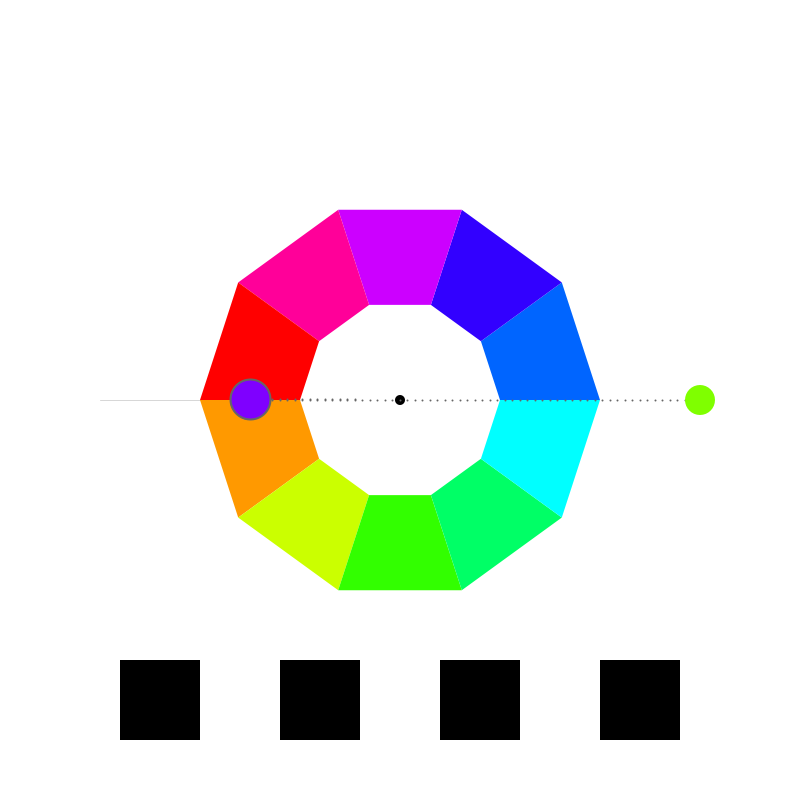
Frame 1 (no input)
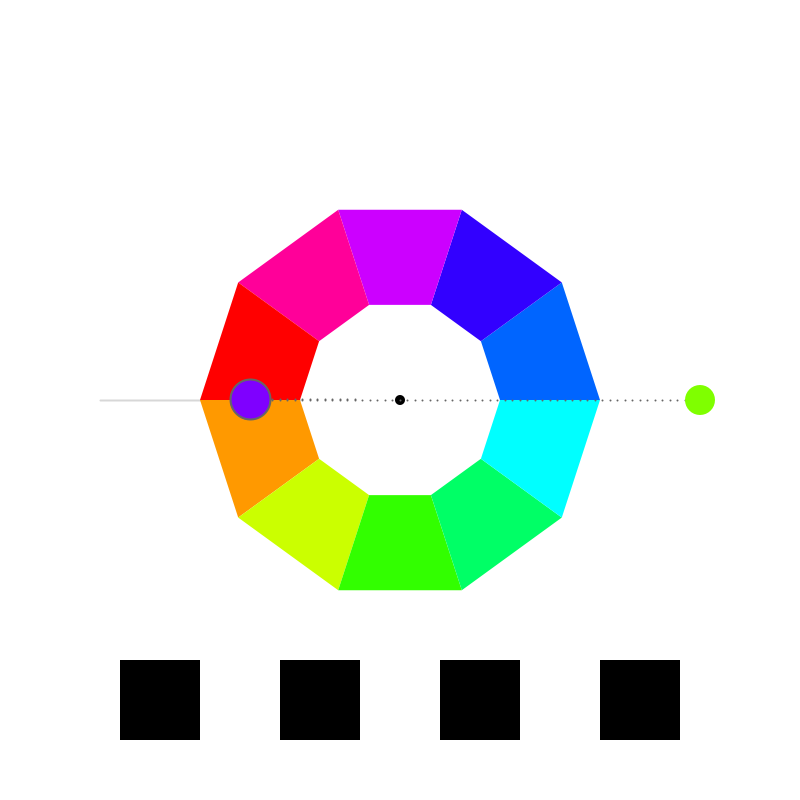
Frame 60 (the mouse pressed at the canvas centre just before this capture)
Frame 120 (the mouse held since frame 60 and released just before this capture): identical to frame 60, image omitted

The Processing sketch that drew these frames (run headless with seeded random() and noise(); from frame 60 on, the mouse is pressed at the canvas centre):

// Processing sketch: processing_153098
// ── processing_153098.pde

    

    /*
     * Creative Coding
     * Week 4, 01 - an interactive colour wheel picker
     * by Indae Hwang and Jon McCormack
     * Copyright (c) 2014 Monash University
     *
     * This program draws an interactive colour selection wheel
     * Drag the colour circle around the hue wheel to change hue, change the distance
     * from the wheel to control brightness.
     *
     * Another colour circle is displayed showing the colour 180 degrees from the current colour
     *
     */
     
    // colourHandle: the user interface element to changing colours over the wheel
    // It has a postion and a size
    //
    float colorHandleX;
    float colorHandleY;
    float handleSize = 30;
     
    // boolean isLocked
    // the state of handle: when the color handle is pressed,
    // color hand is locked–released as the left mouse button is released
    //
    boolean isLocked = false;
     
    // Wheel radius: inner and outer
    //
    float innerR = 100; // inner
    float outerR = 200; // outer
    float outerR2 = outerR * 1.5; // limit of the handle's "pull" range
     
    // current and complementry colour
    float hueValue = 90;
    float brightValue = 100;
    float complementryHue = 0;
     
    //MYCODE
    // colors for the squares
    int n=0;
    float bigSqHue[] = {0,0,0,0,0};
    float smallSqHue[] = {0,0,0,0,0};
    float bigSqBright[] = {0,0,0,0,0};
    float smallSqBright[] = {0,0,0,0,0};
    //END
     
    void setup() {
     
      size(800, 800);
      colorMode(HSB, 360, 100, 100); // use HSB colour mode, H=0->360, S=0->100, B=0->100
      rectMode(CENTER);
      colorHandleX = width/2+300;
      colorHandleY = height/2;
    }
     
     
    void draw() {
      //Since were using HSB colour mode this clears the display window to white
      //         H  S  B
      background(0, 0, 100);
     
      // draw reference line at the 0/360 hue boundary
      stroke(0, 40);
      line(width/2 - innerR, height/2, width/2 - outerR2, height/2);
     
      //draw itten's color wheel - we'll use a QUAD_STRIP for this
      noStroke();
      beginShape(QUAD_STRIP);
      for (int i=0; i<=10; i++) {
        float angle = radians(36*i-90); // 10 x 36 degree steps
        fill(36*i, 100, 100);
     
        //outside(top)
        vertex(width/2 + outerR*sin(angle), height/2 + outerR*cos(angle) );
        //inside(down)
        vertex(width/2 + innerR*sin(angle), height/2 + innerR*cos(angle) );
      }
      endShape(CLOSE);
     
     
      // colour handle Position Update
      colorHandleUpdate();
     
      //draw dotted line from center to colorhandle
      dotLine(width/2, height/2, colorHandleX, colorHandleY, 40);
     
      //draw color handle
      noStroke();
      fill(0);
      ellipse(width/2, height/2, 10, 10);
      //   H         S    B
      fill(hueValue, 100, brightValue);
      ellipse(colorHandleX, colorHandleY, handleSize, handleSize );
     
      //complementry color for colorHandle (comHand)
      float angleComHand = map( atan2(colorHandleX-width/2, colorHandleY-height/2), -PI, PI, TWO_PI, 0) + HALF_PI;
      float radiusComeHand = 150;
      float comHandX = width/2  + radiusComeHand * cos(angleComHand);
      float comHandY = height/2 + radiusComeHand * sin(angleComHand);
     
      //dotline from center to comHand
      dotLine(width/2, height/2, comHandX, comHandY, 20);
     
      complementryHue = calculateCompHue(hueValue);
     
      //println("hueValue: "+hueValue + " + "+"comhue: "+complementryHue);
     
      fill( complementryHue, 100, brightValue );
      ellipse(comHandX, comHandY, 40, 40);
     
     
      //MYCODE
      //These squares will store the colors
      noStroke();
      for (int count=1; count<5; count++){
        fill(bigSqHue[count-1],100,bigSqBright[count-1]);
        rect(count*width/5, height-100,80,80);
        fill(smallSqHue[count-1], 100, smallSqBright[count-1]);
        rect(count*width/5, height-100,40,40);
      }
      //END
    }
     
     
     
    /*
     * calculateCompHue
     *
     * Calculates the complimentary hue from the hue supplied
     */
    float calculateCompHue(float hueValue) {
     
      // Calculate complimentary color with hueValue
      // The complimentary colour should be 180 degrees opposite the selected colour
      if (hueValue >= 180 && hueValue < 360) {
        return hueValue-180;
      }
      else
        return hueValue+180;
    }
     
     
    /*
     * colorHandleUpdate
     *
     * Updates the position and orientation of the colour handle based on
     * mouse position when left mouse button is pressed.
     */
    void colorHandleUpdate() {
     
      // isLocked will be true if we pressed the mouse down while over the handle
      if (isLocked) {
     
        // calculate angle of handle based on mouse position
        // atan2 value is in the range from pi to -pi
        float angle = atan2(mouseY-height/2, mouseX-width/2  );
        float distance = dist(mouseX, mouseY, width/2, height/2);
        float radius = constrain(distance, outerR, outerR2);
        colorHandleX = width/2  + radius * cos(angle);
        colorHandleY = height/2 + radius * sin(angle);
     
        hueValue = map (degrees(angle), -180, 180, 360, 0);
     
        // map distance from outer edge of the wheel to brightness
        brightValue = map(radius, outerR, outerR2, 0, 100);
     
        //Shape for the locked colorHandle
        noStroke();
        fill(0, 0, 85);
        ellipse(colorHandleX, colorHandleY, handleSize+20, handleSize+20);
      }
    }
     
     
    /*
     * isWithinCircle
     * boolean function that returns true if the mouse is within the circle with centre (x,y) radius r
     */
    boolean isWithinCircle(float x, float y, float r) {
      float distancia = dist(mouseX, mouseY, x, y);
      return (distancia <= r);
    }
     
    /*
     * dotLine
     * draw a dotted line from (x1,y1) to (x2,y2)
     */
    void dotLine(float x1, float y1, float x2, float y2, int dotDetail) {
     
      for (int i=0; i<=dotDetail; i++) {
        float dotDetailFloat = (float) dotDetail;
        float dotX = lerp(x1, x2, i/dotDetailFloat);
        float dotY = lerp(y1, y2, i/dotDetailFloat);
        strokeWeight(2);
        stroke(0, 0, 40);
        point(dotX, dotY);
      }
    }
     
    /*
     * mousePressed
     * When mouse button is first pressed, check if the user has pressed over the colour handle
     * If so, set isLocked to true to lock manipulation of the handle
     *
     */
    void mousePressed() {
      if (isWithinCircle(colorHandleX, colorHandleY, handleSize)) {
        isLocked = true;
      }
    }
     
    /*
     * mouseReleased
     * Unlock control of the handle
     *
     */
    void mouseReleased() {
      isLocked = false;
      //MYCODE
      bigSqHue[n] = hueValue;
      smallSqHue[n] = complementryHue;
      bigSqBright[n] = brightValue;
      smallSqBright[n] = brightValue;
      n++;
      if(n==5){n=0;}
      //END
    }
